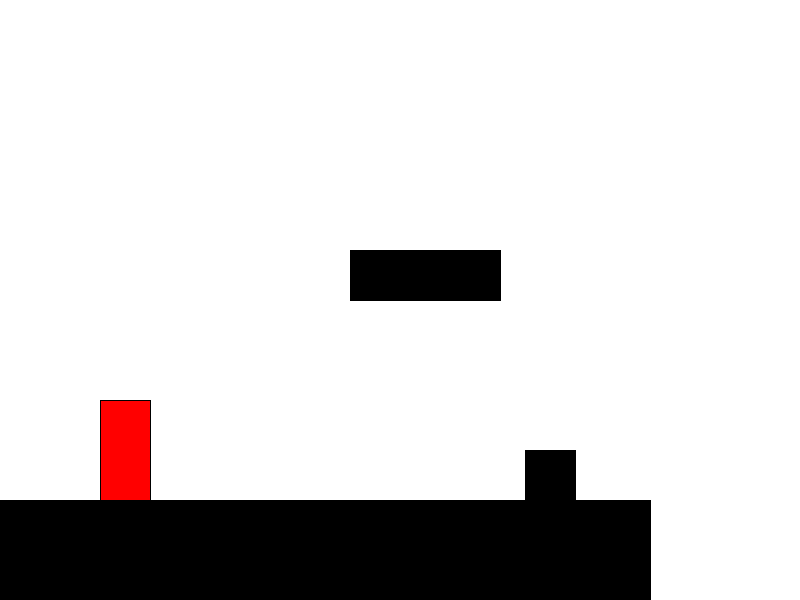
Frame 1 (no input)
Frame 60 (the mouse pressed at the canvas centre just before this capture): identical to frame 1, image omitted
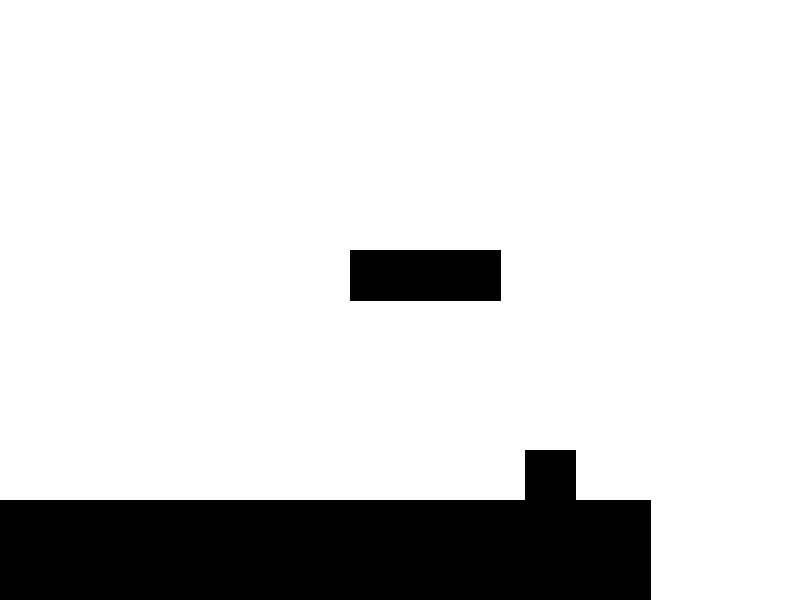
Frame 120 (the mouse held since frame 60 and released just before this capture)

The Processing sketch that drew these frames (run headless with seeded random() and noise(); from frame 60 on, the mouse is pressed at the canvas centre):

// Processing sketch: MarioExample
// ── MarioExample.pde
// player variables
float x, y, w, h;

// gravity & jumping
float gravity, dy;

// block variables
float[] blockX, blockY, blockW, blockH;
int numBlocks;

// control variables
boolean right, left, jump, isJumping;

void setup(){
  size(800,600);
  // set the player variables
  x = 100;
  y = 400;
  w = 50;
  h = 100;
  dy = 0;
  
  // gravity force
  gravity = 1;
  
  // controls
  right = false;
  left = false;
  jump = false;
  isJumping = false; // on ground or not
  
  // blocks
  numBlocks = 5;
  blockX = new float[numBlocks];
  blockY = new float[numBlocks];
  blockW = new float[numBlocks];
  blockH = new float[numBlocks];
  
  // setting block positions
  blockX[0] = 0;
  blockY[0] = 500;
  blockW[0] = 650;
  blockH[0] = 100;
  
  blockX[1] = 350;
  blockY[1] = 250;
  blockW[1] = 50;
  blockH[1] = 50;
  
  blockX[2] = 400;
  blockY[2] = 250;
  blockW[2] = 50;
  blockH[2] = 50;
  
  blockX[3] = 450;
  blockY[3] = 250;
  blockW[3] = 50;
  blockH[3] = 50;
  
  blockX[4] = 525;
  blockY[4] = 450;
  blockW[4] = 50;
  blockH[4] = 50;
}

void draw(){
  // white background
  background(255); 
  
  // draw the blocks
  for(int i = 0; i < numBlocks; i++){
     fill(0); // fill black
     rect(blockX[i], blockY[i], blockW[i], blockH[i]);
  }
  
  // draw player
  fill(255,0,0); // fill red
  rect(x,y,w,h);
  
  // player movement
  if(left){
    x = x - 3;
  }else if(right){
    x = x + 3;
  }
  
  // jumping - pressing jump key and 
  //           not in air
  if(jump && !isJumping){
    isJumping = true; // now in air
    dy = -20; // lots of upward force
  }
  // apply gravity to the force
  dy = dy + gravity;
  
  // apply the force to player
  y = y + dy;
  
  // go through all blocks looking for collisions
  for(int i = 0; i < numBlocks; i++){
    // is player hitting a block?
    if(collides(x, y, w, h, 
                blockX[i], blockY[i], 
                blockW[i], blockH[i])){
       // fix the collision
       fixCollision(blockX[i], blockY[i], 
                    blockW[i], blockH[i]);
    }
  }
}

void keyPressed(){
  // left and right -> a and d
  // jump - > spacebar
  if(key == 'a'){
    left = true;
  }else if(key == 'd'){
    right = true;
  }else if(key == ' '){
    jump = true;
  }
}

void keyReleased(){
  // left and right -> a and d
  // jump - > spacebar
  if(key == 'a'){
    left = false;
  }else if(key == 'd'){
    right = false;
  }else if(key == ' '){
    jump = false;
  }
}

boolean collides(float x1, float y1, float w1, float h1, float x2, float y2, float w2, float h2) {  
  // not colliding?
  if (x1 + w1 < x2 || x1 > x2 + w2 || 
    y1 + h1 < y2 || y1 > y2 + h2) {
    // send the answer of NO
    return false;
  } else {
    // send the answer of YES
    return true;
  }
}

void fixCollision(float x1, float y1, float w1, float h1) {
  // calulate how much we are overlapping by
  float overWidth = min(x + w - x1, x1 + w1 - x);
  float overHeight = min(y + h - y1, y1 + h1 - y);

  // fix the collision on the X axis
  if (overWidth < overHeight) {
    // determine which side we are on
    if (x < x1) {
      // on the left, subtract to fix
      x = x - overWidth;
    } else {
      // on the right, add to fix
      x = x + overWidth;
    }
  } else {
    // fixing the Y axis
    // are we above or below the block
    if (y < y1) {
      // above the block, subtract
      y = y - overHeight;
    } else {
      // below the block, add
      y = y + overHeight;
    }
  }
}
